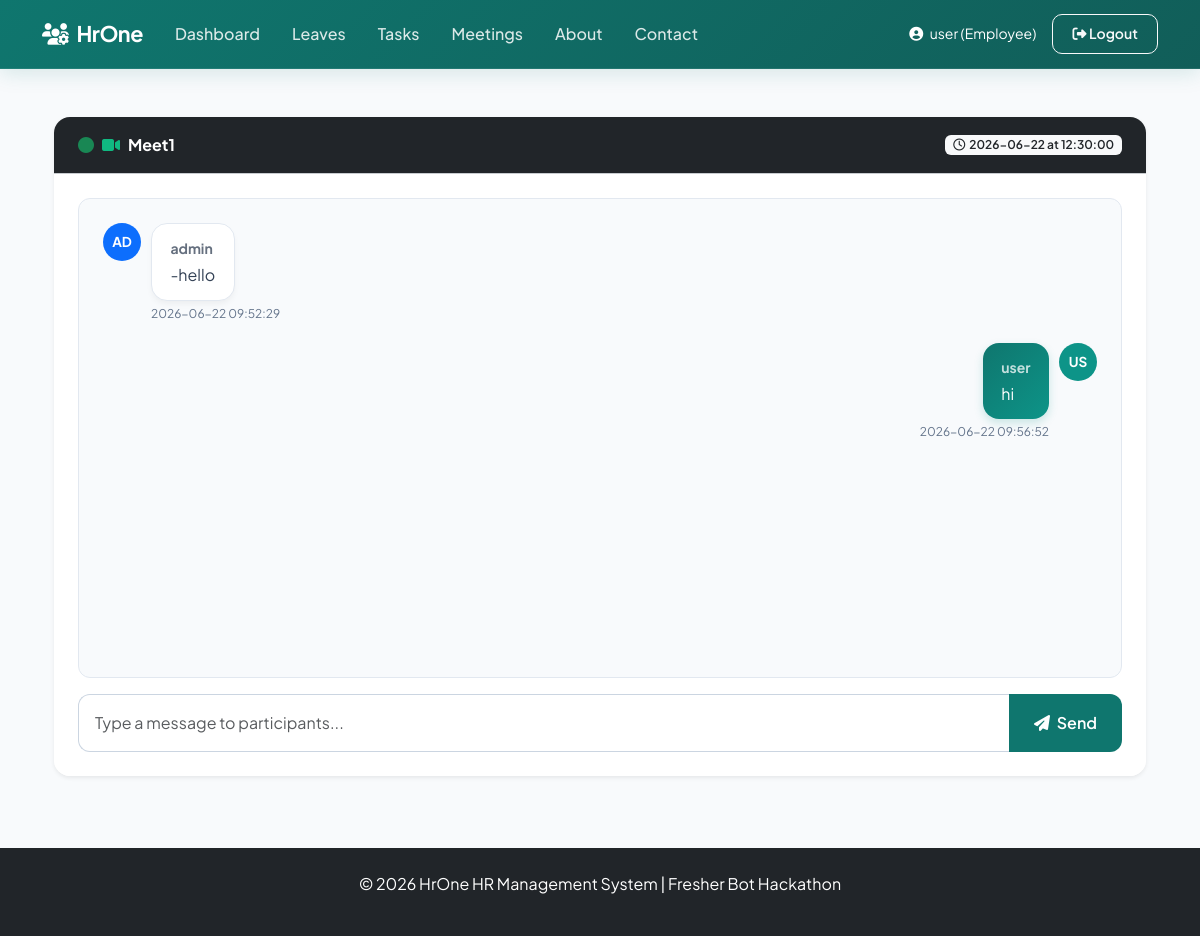
The app's page /meetings_room/1 (signed in) with its own data.
### tables this page shows
CREATE TABLE chat_messages (
    id INTEGER PRIMARY KEY AUTOINCREMENT,
    meeting_id INTEGER,
    username TEXT,
    message TEXT,
    timestamp TIMESTAMP DEFAULT CURRENT_TIMESTAMP,
    FOREIGN KEY (meeting_id) REFERENCES meetings (id)
);

CREATE TABLE meetings (
    id INTEGER PRIMARY KEY AUTOINCREMENT,
    title TEXT NOT NULL,
    meeting_date DATE,
    meeting_time TIME,
    description TEXT,
    participants TEXT,
    created_by TEXT,
    created_at TIMESTAMP DEFAULT CURRENT_TIMESTAMP
);

### app.py (the view)
@app.route('/meetings_room/<int:meeting_id>')
def meetings_room(meeting_id):
    if 'user_id' not in session:
        return redirect(url_for('login'))
    conn = get_db_connection()
    meeting = conn.execute('SELECT * FROM meetings WHERE id = ?', (meeting_id,)).fetchone()
    messages = conn.execute('SELECT * FROM chat_messages WHERE meeting_id = ? ORDER BY timestamp', (meeting_id,)).fetchall()
    conn.close()
    if not meeting:
        flash('Meeting not found!', 'danger')
        return redirect(url_for('meetings'))
    participants = meeting['participants'].split(',')
    if session['username'] not in participants and session['role'] != 'Admin':
        flash('You are not authorized for this meeting!', 'danger')
        return redirect(url_for('meetings'))
    return render_template('meetings_room.html', meeting=meeting, messages=messages)

### app.py (called while the page is built)
def get_db_connection():
    conn = sqlite3.connect(DB_FILE)
    conn.row_factory = sqlite3.Row
    return conn

@app.context_processor
def inject_unread_count():
    if session.get('role') == 'Admin':
        return {
            'unread_count': get_unread_message_count()
        }
    return {
        'unread_count': 0
    }

### templates/meetings_room.html (shortened to what this page needs)
{% extends 'base.html' %}
{% block content %}
<div class="container py-4">
    <div class="card border-0 shadow-sm overflow-hidden" style="border-radius: 16px;">
        <div class="card-header bg-dark text-white py-3 px-4 d-flex justify-content-between align-items-center">
            <span class="fw-bold d-flex align-items-center">
                <i class="fas fa-circle text-success me-2 blink"></i>
                <i class="fas fa-video text-teal me-2" style="color: #10b981;"></i>
                {{ meeting.title }}
            </span>
            <span class="badge bg-light text-dark fw-semibold small">
                <i class="far fa-clock me-1"></i>{{ meeting.meeting_date }} at {{ meeting.meeting_time }}
            </span>
        </div>
        <div class="card-body p-4 bg-white">
            <div id="messages">
                {% for msg in messages %}
                <div class="message-bubble {% if msg.username == session.username %}me{% endif %}">
                    <div class="chat-avatar {% if msg.username == session.username %}bg-teal{% else %}bg-primary{% endif %}" style="background-color: {% if msg.username == session.username %}#0d9488{% else %}#4f46e5{% endif %};">
                        {{ msg.username[:2]|upper }}
                    </div>
                    <div class="message-content-wrapper">
                        <div class="message-bubble-body">
                            <strong class="d-block small mb-1 opacity-75">{{ msg.username }}</strong>
                            <span>{{ msg.message }}</span>
                        </div>
                        <span class="message-meta">{{ msg.timestamp }}</span>
                    </div>
                </div>
                {% endfor %}
            </div>
            <div class="input-group mt-3">
                <input type="text" id="messageInput" class="form-control border-end-0 py-3 ps-3" placeholder="Type a message to participants..." style="border-radius: 12px 0 0 12px;">
                <button onclick="sendMessage()" class="btn btn-teal px-4" style="background-color: #0f766e; color: #fff; border-radius: 0 12px 12px 0;">
                    <i class="fas fa-paper-plane me-1"></i> Send
                </button>
            </div>
        </div>
    </div>
</div>
{% endblock %}

### templates/base.html (shortened to what this page needs)
<!DOCTYPE html>
<html lang="en">
<head>
    <link href="https://cdn.jsdelivr.net/npm/bootstrap@5.3.3/dist/css/bootstrap.min.css" rel="stylesheet">
    <link rel="stylesheet" href="https://cdnjs.cloudflare.com/ajax/libs/font-awesome/6.5.1/css/all.min.css">
</head>
<body>
    <nav class="navbar navbar-expand-lg navbar-dark">
        <div class="container">
            <a class="navbar-brand fw-bold" href="{{ url_for('index') }}">
                <i class="fas fa-users-cog me-2"></i>HrOne
            </a>
            <div class="collapse navbar-collapse" id="navbarNav">
                <ul class="navbar-nav me-auto">
                    {% if 'user_id' in session %}
                    <li class="nav-item"><a class="nav-link" href="{{ url_for('user_dashboard') if session.role != 'Admin' else url_for('admin_dashboard') }}">Dashboard</a></li>
                    <li class="nav-item"><a class="nav-link" href="{{ url_for('leaves') }}">Leaves</a></li>
                    <li class="nav-item"><a class="nav-link" href="{{ url_for('tasks') }}">Tasks</a></li>
                    <li class="nav-item"><a class="nav-link" href="{{ url_for('meetings') }}">Meetings</a></li>
                    {% endif %}
                    <li class="nav-item"><a class="nav-link" href="{{ url_for('about') }}">About</a></li>
                    <li class="nav-item"><a class="nav-link" href="{{ url_for('contact') }}">Contact</a></li>
                </ul>
                {% if 'user_id' in session %}
                <div class="d-flex align-items-center">
                    <span class="text-white me-3 small">
                        <i class="fas fa-user-circle me-1"></i>
                        {{ session.username }} ({{ session.role }})
                    </span>
                <a href="{{ url_for('logout') }}"
                   class="btn btn-outline-light btn-sm">
                    <i class="fas fa-sign-out-alt"></i>
                    Logout
                </a>
                </div>
                {% else %}
                <a href="{{ url_for('login') }}" class="btn btn-light">Login</a>
                {% endif %}
            </div>
        </div>
    </nav>
    <div class="container mt-4">
        {% block content %}{% endblock %}
    </div>
    <footer class="bg-dark text-white py-4 mt-5">
        <div class="container text-center">
            <p>&copy; 2026 HrOne HR Management System | Fresher Bot Hackathon</p>
        </div>
    </footer>
</body>
</html>

### templates/base.html (style rules this page uses)
:root { --primary: #0f766e; --primary-light: #0d9488; --primary-glow: rgba(13, 148, 136, 0.15); --secondary: #4f46e5; --secondary-light: #6366f1; --dark: #0f172a; --light-bg: #f8fafc; --card-shadow: 0 10px 25px -5px rgba(0, 0, 0, 0.05), 0 8px 10px -6px rgba(0, 0, 0, 0.05); --card-shadow-hover: 0 20px 25px -5px rgba(0, 0, 0, 0.1), 0 10px 10px -6px rgba(0, 0, 0, 0.1); --transition: all 0.3s cubic-bezier(0.4, 0, 0.2, 1); }
body { font-family: 'Plus Jakarta Sans', system-ui, -apple-system, sans-serif; background-color: var(--light-bg); color: #334155; min-height: 100vh; display: flex; flex-direction: column; }
.navbar { background: linear-gradient(135deg, #0f766e, #115e59) !important; box-shadow: 0 4px 20px rgba(15, 118, 110, 0.15); padding: 0.8rem 0; border-bottom: 1px solid rgba(255, 255, 255, 0.08); }
.navbar-brand { font-size: 1.35rem; letter-spacing: -0.5px; color: #fff !important; }
.nav-link { font-weight: 500; color: rgba(255, 255, 255, 0.85) !important; padding: 0.5rem 1rem !important; border-radius: 8px; transition: var(--transition); }
.card { border: 1px solid rgba(241, 245, 249, 0.8); border-radius: 16px; box-shadow: var(--card-shadow); transition: var(--transition); }
.card-header { background: #ffffff; border-bottom: 1px solid rgba(241, 245, 249, 0.8); padding: 1.2rem 1.5rem; font-weight: 600; color: var(--dark); }
.btn { border-radius: 10px; font-weight: 600; padding: 0.55rem 1.2rem; transition: var(--transition); }
.form-control, .form-select { border-radius: 10px; padding: 0.6rem 0.9rem; border: 1px solid #cbd5e1; transition: var(--transition); }

### templates/meetings_room.html (style rules this page uses)
#messages { height: 480px; overflow-y: auto; background-color: #f8fafc; padding: 1.5rem; border-radius: 12px; border: 1px solid #e2e8f0; }
.message-bubble { margin-bottom: 1.25rem; display: flex; align-items: flex-start; max-width: 75%; }
.message-bubble.me { margin-left: auto; flex-direction: row-reverse; }
.chat-avatar { width: 38px; height: 38px; border-radius: 50%; color: white; font-weight: 700; font-size: 0.85rem; display: flex; align-items: center; justify-content: center; flex-shrink: 0; }
.message-content-wrapper { margin: 0 10px; }
.message-bubble.me .message-content-wrapper { text-align: right; }
.message-bubble-body { padding: 0.85rem 1.15rem; border-radius: 16px; background-color: #ffffff; box-shadow: 0 4px 6px -1px rgba(0, 0, 0, 0.05); color: #334155; display: inline-block; text-align: left; border: 1px solid #e2e8f0; }
.message-bubble.me .message-bubble-body { background: linear-gradient(135deg, #0f766e, #0d9488); color: #ffffff; border: none; box-shadow: 0 4px 10px rgba(13, 148, 136, 0.2); }
.message-meta { font-size: 0.75rem; color: #64748b; margin-top: 4px; display: block; }
.blink { animation: blinker 1.5s linear infinite; }

### records on screen
chat_messages: username "user", username "US", message "hi", timestamp "2026-06-22 09:56:52"
meetings: title "Meet1", meeting_date "2026-06-22", meeting_time "12:30:00"
chat_messages: username "AD", username "admin", message "-hello", timestamp "2026-06-22 09:52:29"

### other values on screen
{{ session.role }} "Employee"
